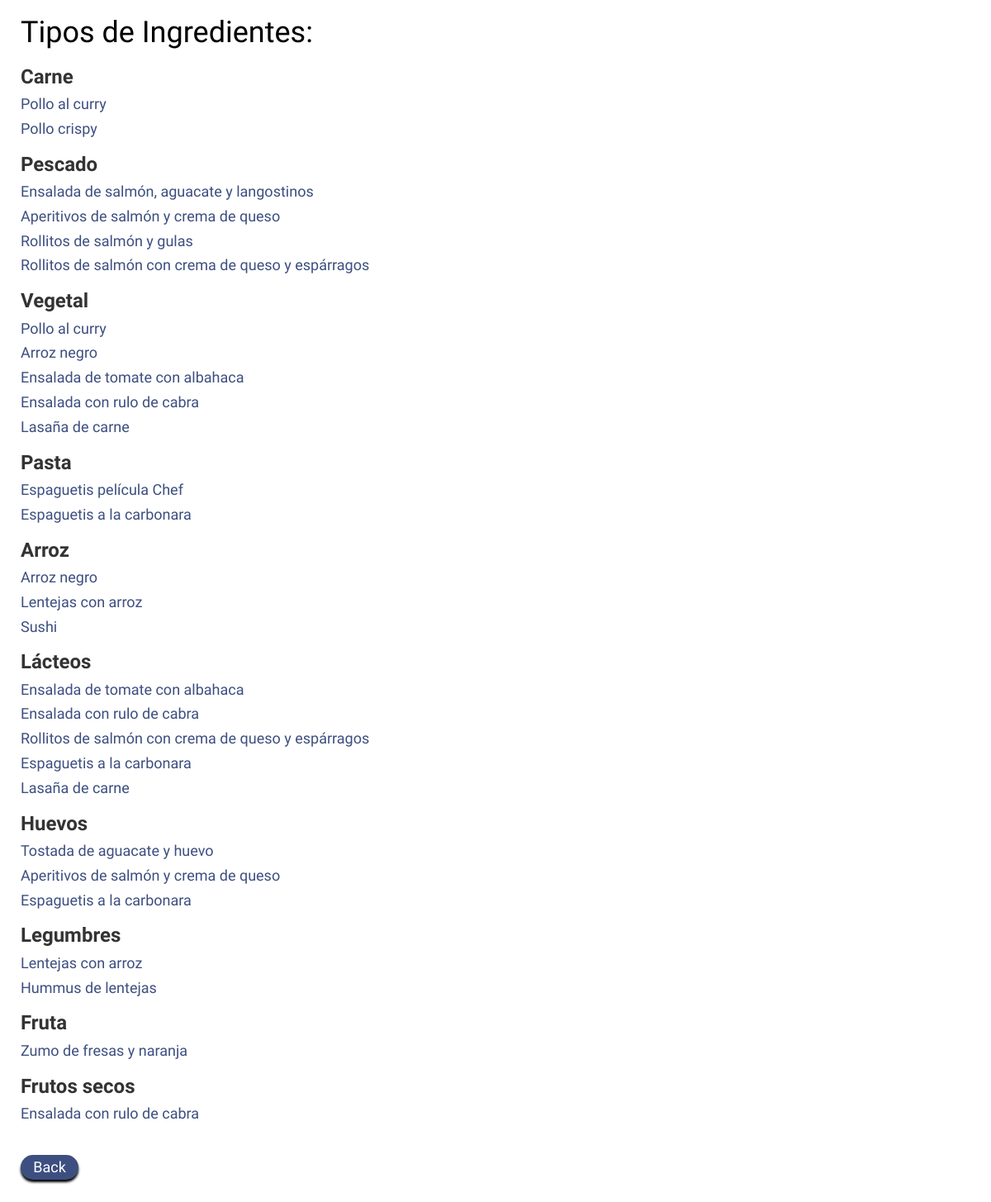
/listaIngredientes, run on the app's committed database.
### RecipesAndFun/models.py (models this page shows, shortened)
class receta(models.Model):
    nombre_receta= models.CharField(max_length=100)
    ingredientes= models.TextField(help_text='Escribe los ingredientes')
    preparacion= models.TextField(help_text='Preparación y pasos a seguir')
    tiempo_preparacion= models.IntegerField(help_text='Minutos para realizar la receta',default=60)
    receta_privada = models.BooleanField(default=False)
    review= models.CharField(help_text='Espacio para comentarios', max_length=1000, null=True,blank=True)
    rating= models.IntegerField
    fecha_publicacion= models.DateTimeField(blank=True, null=True)
    autor= models.ForeignKey(User, on_delete=models.CASCADE)

### RecipesAndFun/views.py (the view)
# urls.py: path('listaIngredientes', views.ingredient_list),
def ingredient_list(request):
    context={}
    tipo_comida ={}
    tipo_comida['carne'] = ingrediente.objects.filter(tipo='carne')
    tipo_comida['pescado'] = ingrediente.objects.filter(tipo='pescado')
    tipo_comida['vegetal'] = ingrediente.objects.filter(tipo='vegetal')
    tipo_comida['pasta'] = ingrediente.objects.filter(tipo='pasta')
    tipo_comida['arroz'] = ingrediente.objects.filter(tipo='arroz')
    tipo_comida['lacteo'] = ingrediente.objects.filter(tipo='lacteo')
    tipo_comida['fruta'] = ingrediente.objects.filter(tipo='fruta')
    tipo_comida['huevos'] = ingrediente.objects.filter(tipo='huevos')
    tipo_comida['legumbres'] = ingrediente.objects.filter(tipo='legumbres')
    tipo_comida['frutossecos'] = ingrediente.objects.filter(tipo='frutossecos')
    recetas_de = {}
    recetas_de['pollo'] = receta.objects.filter(ingredientes__contains='pollo')
    recetas_de['salmon'] = receta.objects.filter(ingredientes__contains='salmon')
    recetas_de['tomate'] = receta.objects.filter(ingredientes__contains='tomate')
    recetas_de['espaguetis'] = receta.objects.filter(ingredientes__contains='espaguetis')
    recetas_de['arroz'] = receta.objects.filter(ingredientes__contains='arroz')
    recetas_de['queso'] = receta.objects.filter(ingredientes__contains='queso')
    recetas_de['huevos'] = receta.objects.filter(ingredientes__contains='huevos')
    recetas_de['lentejas'] = receta.objects.filter(ingredientes__contains='lentejas')
    recetas_de['nueces'] = receta.objects.filter(ingredientes__contains='nueces')
    recetas_de['fresas'] = receta.objects.filter(ingredientes__contains='fresas')
    context={
        'recetas_de':recetas_de,
        'tipo_comida':tipo_comida
    }
    return render(request, "listaIngredientes.html", context)

### templates/listaIngredientes.html (shortened to what this page needs)
{% load static %}
<head>
    <link rel="stylesheet" href="//maxcdn.bootstrapcdn.com/bootstrap/3.2.0/css/bootstrap.min.css">
    <link rel="stylesheet" href="//maxcdn.bootstrapcdn.com/bootstrap/3.2.0/css/bootstrap-theme.min.css">
    <link rel="stylesheet" href="{% static 'css/recipesandfun.css' %}">
    <h1>Tipos de Ingredientes:</h1>
</head>
<body>
    <h3>Carne</h3>
    {%  for receta in recetas_de.pollo %}
        {% if receta.receta_privada == False %}
        <div>
            <h4><a href="{% url 'recipe_details' receta.id %}">
                {{ receta.nombre_receta }}</a></h4>
        </div>
        {% endif %}
    {% endfor %}
    <h3>Pescado</h3>
    {%  for receta in recetas_de.salmon %}
        {% if receta.receta_privada == False %}
        <div>
            <h4><a href="{% url 'recipe_details' receta.id %}">
                {{ receta.nombre_receta }}</a></h4>
        </div>
        {% endif %}
    {% endfor %}
    <h3>Vegetal</h3>
    {%  for receta in recetas_de.tomate %}
        {% if receta.receta_privada == False %}
        <div>
            <h4><a href="{% url 'recipe_details' receta.id %}">
                {{ receta.nombre_receta }}</a></h4>
        </div>
        {% endif %}
    {% endfor %}
    <h3>Pasta</h3>
    {%  for receta in recetas_de.espaguetis %}
        {% if receta.receta_privada == False %}
        <div>
            <h4><a href="{% url 'recipe_details' receta.id %}">
                {{ receta.nombre_receta }}</a></h4>
        </div>
        {% endif %}
    {% endfor %}
    <h3>Arroz</h3>
    {%  for receta in recetas_de.arroz %}
        {% if receta.receta_privada == False %}
        <div>
            <h4><a href="{% url 'recipe_details' receta.id %}">
                {{ receta.nombre_receta }}</a></h4>
        </div>
        {% endif %}
    {% endfor %}
    <h3>Lácteos</h3>
    {%  for receta in recetas_de.queso %}
        {% if receta.receta_privada == False %}
        <div>
            <h4><a href="{% url 'recipe_details' receta.id %}">
                {{ receta.nombre_receta }}</a></h4>
        </div>
        {% endif %}
    {% endfor %}
    <h3>Huevos</h3>
    {%  for receta in recetas_de.huevos %}
        {% if receta.receta_privada == False %}
        <div>
            <h4><a href="{% url 'recipe_details' receta.id %}">
                {{ receta.nombre_receta }}</a></h4>
        </div>
        {% endif %}
    {% endfor %}
    <h3>Legumbres</h3>
    {%  for receta in recetas_de.lentejas %}
        {% if receta.receta_privada == False %}
        <div>
            <h4><a href="{% url 'recipe_details' receta.id %}">
                {{ receta.nombre_receta }}</a></h4>
        </div>
        {% endif %}
    {% endfor %}
    <h3>Fruta</h3>
    {%  for receta in recetas_de.fresas %}
        {% if receta.receta_privada == False %}
        <div>
            <h4><a href="{% url 'recipe_details' receta.id %}">
                {{ receta.nombre_receta }}</a></h4>
        </div>
        {% endif %}
    {% endfor %}
    <h3>Frutos secos</h3>
    {%  for receta in recetas_de.nueces %}
        {% if receta.receta_privada == False %}
        <div>
            <h4><a href="{% url 'recipe_details' receta.id %}">
                {{ receta.nombre_receta }}</a></h4>
        </div>
        {% endif %}
    {% endfor %}
    <br>
        <h4><a href="/welcome" class="button">Back </a></h4>
</body>

### static/css/recipesandfun.css (style rules this page uses)
h1, h2 { color: #000000; font-family: 'Lobster'; }
h3 { font-family: 'Abel', sans-serif; font-weight: bold; }
h4,h5 { font-family: 'Abel', sans-serif; }
a { color: #3d4f80; }
.button { background: #3d4f80; display: inline-block; font-family: 'Abel', sans-serif; width: 70px; margin:0px; padding:5px 0px; text-align: center; color: #FFFFFF; box-shadow: 0px 3px 3px #000000; border-radius: 50px; }
body { padding-left: 25px; background: url("https://venngage-wordpress.s3.amazonaws.com/uploads/2018/11/15-Presentation-Background-Examples16.jpeg"); background-attachment: fixed; }

### data on the page
receta: nombre_receta "Pollo al curry"
receta: nombre_receta "Pollo crispy"
receta: nombre_receta "Ensalada de salmón, aguacate y langostinos"
receta: nombre_receta "Aperitivos de salmón y crema de queso"
receta: nombre_receta "Rollitos de salmón y gulas"
receta: nombre_receta "Rollitos de salmón con crema de queso y espárragos"
receta: nombre_receta "Arroz negro"
receta: nombre_receta "Ensalada de tomate con albahaca"
receta: nombre_receta "Ensalada con rulo de cabra"
receta: nombre_receta "Lasaña de carne"
receta: nombre_receta "Espaguetis película Chef"
receta: nombre_receta "Espaguetis a la carbonara"
receta: nombre_receta "Lentejas con arroz"
receta: nombre_receta "Sushi"
receta: nombre_receta "Tostada de aguacate y huevo"
receta: nombre_receta "Hummus de lentejas"
receta: nombre_receta "Zumo de fresas y naranja"
